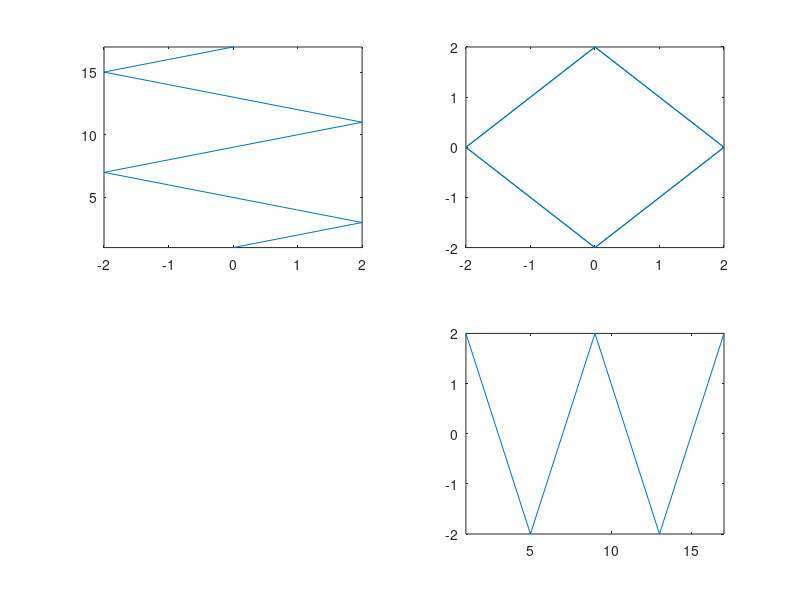

Write the MATLAB code that produced this figure. (Note: this script raises an error after producing the figure.)


clear,clc;close all

%x1=[1 1 -1 -1 -1 -1 1 1];%x2=x1;
%x2=[-1 -1 1 1 1 1 -1 -1];
x1=[0 1 2 1 0 -1 -2 -1 0 1 2 1 0 -1 -2 -1 0];
x2=[2 1 0 -1 -2 -1 0 1 2 1 0  -1 -2 -1 0 1 2 ];

figure
subplot(222);plot(x1,x2)
subplot(221);plot(x1,1:length(x1));ylim([1 length(x1)])
subplot(224);plot(1:length(x2),x2);xlim([1 length(x2)])

epsilon=0.01;Centering=0;display=0;m=2;
[SPt]=SymPlot_JMGi(x1,'T',m,epsilon,Centering,display);
[SPr]=SymPlot_JMGi(x1,'R',m,epsilon,Centering,display);
[SPi]=SymPlot_JMGi(x1,'I',m,epsilon,Centering,display);
[SPg]=SymPlot_JMGi(x1,'G',m,epsilon,Centering,display);


figure
subplot(311);plot(x1,'.-');xlim([1 length(x1)])
subplot(323);spy(SPt);axis xy;
subplot(324);spy(SPr);axis xy;
subplot(325);spy(SPi);axis xy;
subplot(326);spy(SPg);axis xy;

epsilon=0.01;Centering=0;display=0;m=2;
[CSPt]=Cross2SymPlot_JMGi(x1,x2,'T',m,epsilon,Centering,display);
[CSPr]=Cross2SymPlot_JMGi(x1,x2,'R',m,epsilon,Centering,display);
[CSPi]=Cross2SymPlot_JMGi(x1,x2,'I',m,epsilon,Centering,display);
[CSPg]=Cross2SymPlot_JMGi(x1,x2,'G',m,epsilon,Centering,display);


figure
subplot(311);plot(x1,'.-');hold on;plot(x2,'.-r');;xlim([1 length(x1)])
subplot(323);spy(CSPt);axis xy;
subplot(324);spy(CSPr);axis xy;
subplot(325);spy(CSPi);axis xy;
subplot(326);spy(CSPg);axis xy;


PSSPs=PhaseSpaceSymPlot(x1,x2,'S',epsilon,epsilon);
PSSPo=PhaseSpaceSymPlot(x1,x2,'O',epsilon,epsilon);
PSSPv=PhaseSpaceSymPlot(x1,x2,'V',epsilon,epsilon);
PSSPh=PhaseSpaceSymPlot(x1,x2,'H',epsilon,epsilon);



figure
subplot(311);plot(x1,'.-');hold on;plot(x2,'.-r');;xlim([1 length(x1)])
subplot(323);spy(PSSPs);axis xy;
subplot(324);spy(PSSPo);axis xy;
subplot(325);spy(PSSPv);axis xy;
subplot(326);spy(PSSPh);axis xy;


PSSPs1=PhaseSpaceSymPlot(x1,x1,'S',epsilon,epsilon);
PSSPo1=PhaseSpaceSymPlot(x1,x1,'O',epsilon,epsilon);
PSSPh1=PhaseSpaceSymPlot(x1,x1,'H',epsilon,epsilon);
PSSPv1=PhaseSpaceSymPlot(x1,x1,'V',epsilon,epsilon);


figure
subplot(311);plot(x1);
subplot(323);spy(PSSPs1);axis xy;
subplot(324);spy(PSSPo1);axis xy;
subplot(325);spy(PSSPh1);axis xy;
subplot(326);spy(PSSPv1);axis xy;
